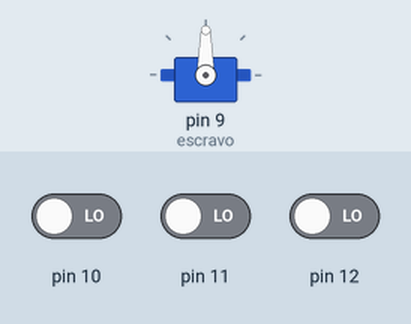
The sketch below on a simulated Arduino Uno, built with avr-gcc and run on an emulated ATmega328P. On the bench: servo. Inputs (shaded band) come from the test bench; at power-on: pin 10 LOW, pin 12 LOW, pin 11 LOW.

Above: at 1.2 s.
1.3 s: pin 10 driven HIGH
At 1.6 s:
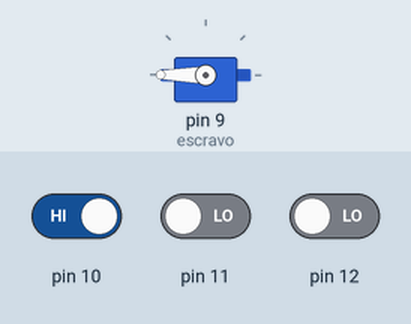
2.8 s: pin 10 driven LOW and pin 12 driven HIGH
At 4.0 s:
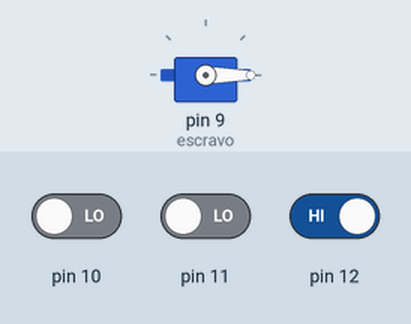
4.3 s: pin 11 driven HIGH
At 5.1 s:
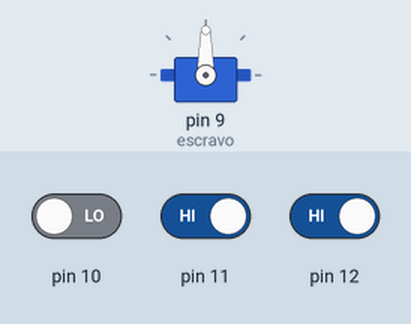
5.8 s: pin 11 driven LOW
At 6.3 s:
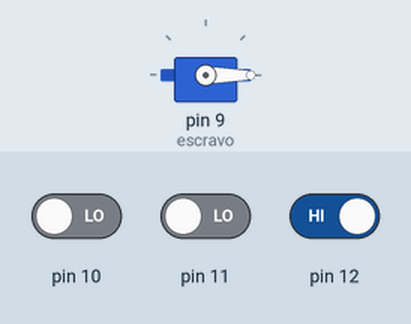
Timing chart, 0 to 8.3 s (numbered marks = the images above; inputs shaded):
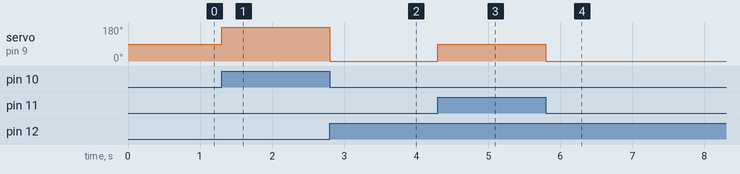

Measured:
- after the input at 1.3 s, servo on pin 9 (escravo): 90° → 180° at once
- after the input at 2.8 s, servo on pin 9 (escravo): 180° → 0° at once
- after the input at 4.3 s, servo on pin 9 (escravo): 0° → 90° at once
- after the input at 5.8 s, servo on pin 9 (escravo): 90° → 0° at once

The sketch:

servo-botoes.ino
```cpp
#include <Servo.h>

Servo escravo;

void setup(){

  pinMode(10, INPUT);

  pinMode(11, INPUT);

  pinMode(12, INPUT);

  escravo.attach(9);

}

void loop(){

  if(digitalRead(10) == HIGH){

    escravo.write(180);

  } else if(digitalRead(11) == HIGH){

  	escravo.write(90);

  } else if(digitalRead(12) == HIGH){

  	escravo.write(0);

  }

}
```
